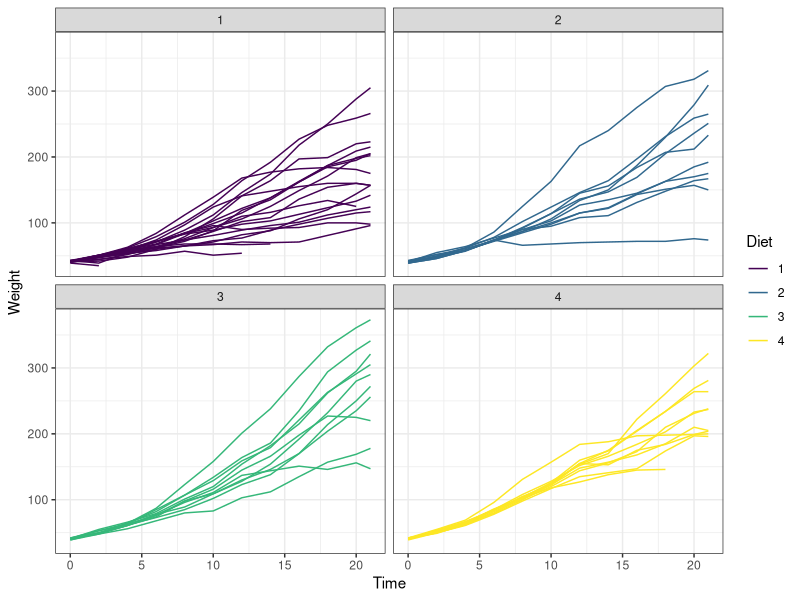
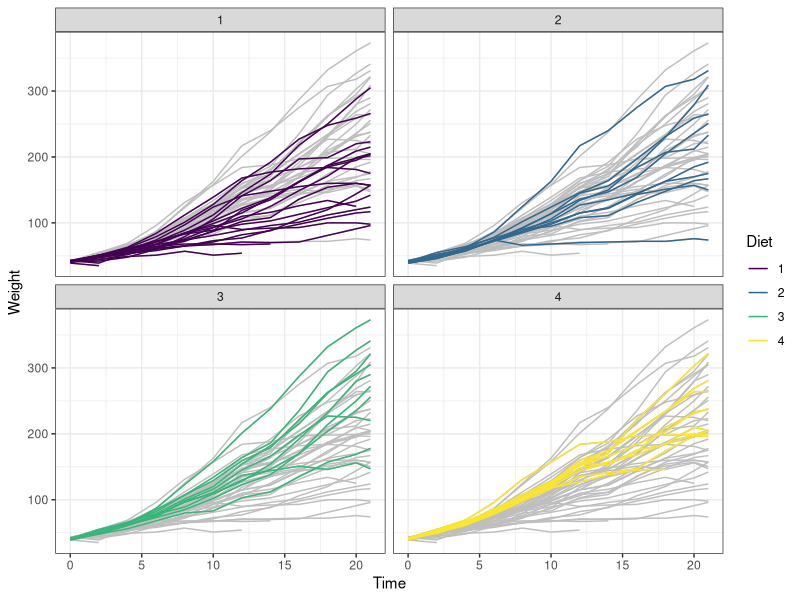

These charts were generated, in order, by the following R code:
## ---- chunk 1
library(tidyverse) # for dplyr and ggplot2
## ---- chunk 2
ggplot(ChickWeight, aes(Time, weight, group = Chick)) +
  geom_line(aes(color = Diet)) +
  facet_wrap(~Diet) +
  theme_bw() +
  labs(y = "Weight") +
  scale_color_viridis_d()
## ---- chunk 3
ggplot(ChickWeight, aes(Time, weight, group = Chick)) +
  geom_line(data = select(ChickWeight, -Diet), color = "gray") + 
  geom_line(aes(color = Diet)) +
  facet_wrap(~Diet) +
  theme_bw() +
  labs(y = "Weight") +
  scale_color_viridis_d()

